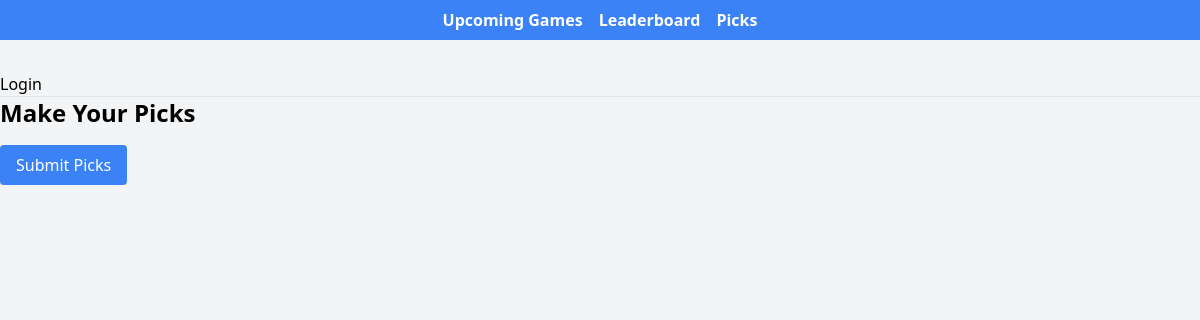
/make-picks/, run on an earlier commit of the app's database.
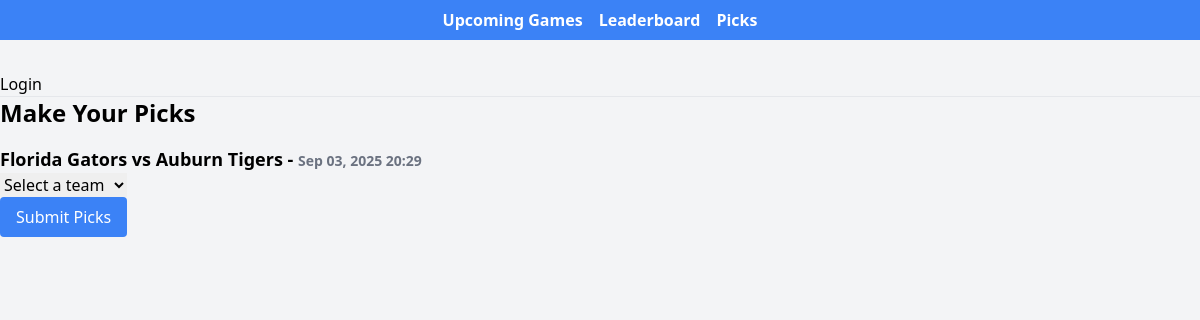
And on a later commit of the database.
### picks/models.py (models this page shows, shortened)
class Game(models.Model):
    home_team = models.ForeignKey(Team, related_name="home_games", on_delete=models.CASCADE)
    away_team = models.ForeignKey(Team, related_name="away_games", on_delete=models.CASCADE)
    game_time = models.DateTimeField()
    location = models.ForeignKey(Location, related_name="location", on_delete=models.CASCADE, blank=True, null=True)
    winner = models.ForeignKey(Team, related_name="won_games", on_delete=models.SET_NULL, blank=True, null=True)

class Team(models.Model):
    name = models.CharField(max_length=100, unique=True)
    conference = models.ForeignKey(Conference, on_delete=models.CASCADE, related_name="teams")
    logo_url = models.URLField(blank=True, null=True)  # optional field for logos later
    blank=True
    null=True
    class Meta:
        ordering = ["name"]

### picks/views.py (the view)
# urls.py: path('make-picks/', views.make_picks, name='make-picks'),
def make_picks(request):
    upcoming_games = Game.objects.filter(game_time__gt=timezone.now()).order_by('game_time')
    context = {
        'upcoming_games': upcoming_games,
    }
    return render(request, 'picks/make_picks.html', context)

### picks/templates/picks/make_picks.html (shortened to what this page needs)
{% extends 'base.html' %}
{% block content %}
    <h1 class="text-2xl font-bold mb-4">Make Your Picks</h1>
    <form method="POST" id="make-picks-form">
        {% for game in upcoming_games %}
            <div class="game-container {% if game.game_time <= now %}locked{% endif %}" data-game-id="{{ game.id }}">
                <h3 class="text-lg font-semibold">{{ game.home_team.name }} vs {{ game.away_team.name }} -
                    <span class="text-sm text-gray-500">{{ game.game_time|date:"M d, Y H:i" }}</span>
                </h3>
                {% if game.game_time <= now %}
                    <p class="text-red-500">This game is locked</p>
                {% else %}
                    <select name="pick_{{ game.id }}" id="game_{{ game.id }}" class="team-select">
                        <option value="">Select a team</option>
                    </select>
                {% endif %}
            </div>
        {% endfor %}
        <button type="submit" class="bg-blue-500 hover:bg-blue-600 text-white px-4 py-2 rounded" id="submit-picks">Submit Picks</button>
    </form>
{% endblock %}

What changed in the data, as far as the page shows it:
added Game: home_team.name "Florida Gators", away_team.name "Auburn Tigers", game_time "Sep 03, 2025 20:29"
